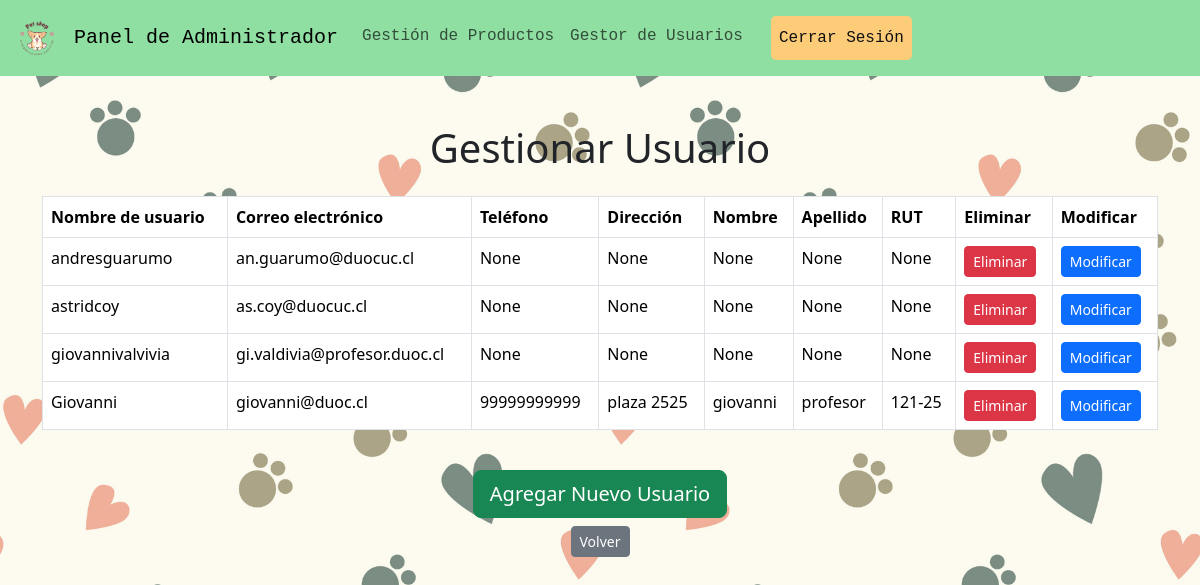
The app's page /tienda/manage_usuarios/ with its own data.
### tienda/models.py (models this page shows, shortened)
class Usuario(AbstractUser):
    nombre = models.CharField(max_length=100, blank=True, null=True)
    apellido = models.CharField(max_length=100, blank=True, null=True)
    rut = models.CharField(max_length=20, blank=True, null=True)
    telefono = models.CharField(max_length=20, blank=True, null=True)
    direccion = models.CharField(max_length=255, blank=True, null=True)

### tienda/views.py (the view)
# urls.py: path('manage_usuarios/', views.manage_usuarios, name='manage_usuarios'),
def manage_usuarios(request):
    usuarios = Usuario.objects.all()
    context = {'usuarios': usuarios}
    return render(request, 'tienda/manage_usuarios.html', context)

### tienda/templates/tienda/manage_usuarios.html (shortened to what this page needs)
{% load static %}
<!DOCTYPE html>
<html lang="es">
<head>
    <link  rel="stylesheet" href="{% static 'tienda/css/estilo.css' %}" >
    <link href="https://cdn.jsdelivr.net/npm/bootstrap@5.3.3/dist/css/bootstrap.min.css" rel="stylesheet">
</head>
<body>
    {% include 'tienda/includes/navbar_administrador.html' %}
    <div class="container mt-5">
        <div class="text-center mb-4">
            <h1>Gestionar Usuario</h1>
        </div>
        <div class="table-responsive">
            <table class="table table-bordered table-hover">
                {% if usuarios %}
                <thead class="thead-light">
                    <tr>
                        <th>Nombre de usuario</th>
                        <th>Correo electrónico</th>
                        <th>Teléfono</th>
                        <th>Dirección</th>
                        <th>Nombre</th>
                        <th>Apellido</th>
                        <th>RUT</th>
                        <th>Eliminar</th>
                        <th>Modificar</th>
                    </tr>
                </thead>
                <tbody>
                    {% for usuario in usuarios %}
                    <tr>
                        <td>{{ usuario.username }}</td>
                        <td>{{ usuario.email }}</td>
                        <td>{{ usuario.telefono }}</td>
                        <td>{{ usuario.direccion }}</td>
                        <td>{{ usuario.nombre }}</td>
                        <td>{{ usuario.apellido }}</td>
                        <td>{{ usuario.rut }}</td>
                        <td><a href="{% url 'delete_user_view' usuario.id %}" class="btn btn-danger btn-sm">Eliminar</a></td>
                        <td><a href="{% url 'update_user' usuario.id %}" class="btn btn-primary btn-sm">Modificar</a></td>
                    </tr>
                    {% endfor %}
                </tbody>
                {% else %}
                <tbody>
                    <tr>
                        <td colspan="9">No hay usuarios registrados.</td>
                    </tr>
                </tbody>
                {% endif %}
            </table>
        </div>
        <div class="text-center mt-4">
            <a href="{% url 'register' %}" class="btn btn-success btn-lg">Agregar Nuevo Usuario</a>
        </div>
        <div class="text-center mt-2">
            <a href="{% url 'admin_index' %}" class="btn btn-secondary btn-sm">Volver</a>
        </div>
    </div>
</body>
</html>

### static/tienda/css/estilo.css (style rules this page uses)
body { background-image: url('../imagenes/fondoPagina.jpg'); background-size: cover; background-position: top left; background-repeat: repeat; min-height: 100vh; margin: 0; padding: 0; font-family: 'Courier New', Courier, monospace; }

### records on screen
Usuario: username "andresguarumo", email "an.guarumo@duocuc.cl", telefono "None", direccion "None", nombre "None", apellido "None", rut "None"
Usuario: username "astridcoy", email "as.coy@duocuc.cl", telefono "None", direccion "None", nombre "None", apellido "None", rut "None"
Usuario: username "giovannivalvivia", email "gi.valdivia@profesor.duoc.cl", telefono "None", direccion "None", nombre "None", apellido "None", rut "None"
Usuario: username "Giovanni", email "giovanni@duoc.cl", telefono "99999999999", direccion "plaza 2525", nombre "giovanni", apellido "profesor", rut "121-25"
